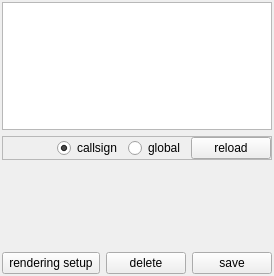
<?xml version="1.0" encoding="UTF-8"?>
<ui version="4.0">
 <class>CInterpolationSetupComponent</class>
 <widget class="QFrame" name="CInterpolationSetupComponent">
  <property name="geometry">
   <rect>
    <x>0</x>
    <y>0</y>
    <width>260</width>
    <height>276</height>
   </rect>
  </property>
  <property name="windowTitle">
   <string>Interpolation setup</string>
  </property>
  <layout class="QVBoxLayout" name="vl_InterpolationSetup">
   <property name="leftMargin">
    <number>2</number>
   </property>
   <property name="topMargin">
    <number>2</number>
   </property>
   <property name="rightMargin">
    <number>2</number>
   </property>
   <property name="bottomMargin">
    <number>2</number>
   </property>
   <item>
    <widget class="BlackGui::Views::CInterpolationSetupView" name="tvp_InterpolationSetup">
     <property name="selectionMode">
      <enum>QAbstractItemView::SingleSelection</enum>
     </property>
     <property name="selectionBehavior">
      <enum>QAbstractItemView::SelectRows</enum>
     </property>
     <property name="showGrid">
      <bool>false</bool>
     </property>
     <attribute name="verticalHeaderVisible">
      <bool>false</bool>
     </attribute>
    </widget>
   </item>
   <item>
    <widget class="QFrame" name="fr_Mode">
     <property name="frameShape">
      <enum>QFrame::StyledPanel</enum>
     </property>
     <property name="frameShadow">
      <enum>QFrame::Raised</enum>
     </property>
     <layout class="QHBoxLayout" name="hl_Mode">
      <property name="leftMargin">
       <number>0</number>
      </property>
      <property name="topMargin">
       <number>0</number>
      </property>
      <property name="rightMargin">
       <number>0</number>
      </property>
      <property name="bottomMargin">
       <number>0</number>
      </property>
      <item>
       <widget class="BlackGui::Components::CCallsignCompleter" name="comp_CallsignCompleter">
        <property name="sizePolicy">
         <sizepolicy hsizetype="MinimumExpanding" vsizetype="Preferred">
          <horstretch>0</horstretch>
          <verstretch>0</verstretch>
         </sizepolicy>
        </property>
       </widget>
      </item>
      <item>
       <widget class="QRadioButton" name="rb_Callsign">
        <property name="text">
         <string>callsign</string>
        </property>
        <property name="checked">
         <bool>true</bool>
        </property>
       </widget>
      </item>
      <item>
       <widget class="QRadioButton" name="rb_Global">
        <property name="text">
         <string>global</string>
        </property>
       </widget>
      </item>
      <item>
       <widget class="QPushButton" name="pb_Reload">
        <property name="text">
         <string>reload</string>
        </property>
       </widget>
      </item>
     </layout>
    </widget>
   </item>
   <item>
    <widget class="BlackGui::Editors::CInterpolationSetupForm" name="form_InterpolationSetup">
     <property name="minimumSize">
      <size>
       <width>0</width>
       <height>80</height>
      </size>
     </property>
    </widget>
   </item>
   <item>
    <widget class="QFrame" name="fr_Buttons">
     <layout class="QHBoxLayout" name="hl_Buttons">
      <property name="leftMargin">
       <number>0</number>
      </property>
      <property name="topMargin">
       <number>0</number>
      </property>
      <property name="rightMargin">
       <number>0</number>
      </property>
      <property name="bottomMargin">
       <number>0</number>
      </property>
      <item>
       <widget class="QPushButton" name="pb_RenderingSetup">
        <property name="text">
         <string> rendering setup </string>
        </property>
       </widget>
      </item>
      <item>
       <spacer name="hs_Buttons">
        <property name="orientation">
         <enum>Qt::Horizontal</enum>
        </property>
        <property name="sizeHint" stdset="0">
         <size>
          <width>40</width>
          <height>20</height>
         </size>
        </property>
       </spacer>
      </item>
      <item>
       <widget class="QPushButton" name="pb_Delete">
        <property name="text">
         <string>delete</string>
        </property>
       </widget>
      </item>
      <item>
       <widget class="QPushButton" name="pb_Save">
        <property name="text">
         <string>save</string>
        </property>
       </widget>
      </item>
     </layout>
    </widget>
   </item>
  </layout>
 </widget>
 <customwidgets>
  <customwidget>
   <class>BlackGui::Components::CCallsignCompleter</class>
   <extends>QFrame</extends>
   <header>blackgui/components/callsigncompleter.h</header>
   <container>1</container>
  </customwidget>
  <customwidget>
   <class>BlackGui::Views::CInterpolationSetupView</class>
   <extends>QTableView</extends>
   <header>blackgui/views/interpolationsetupview.h</header>
  </customwidget>
  <customwidget>
   <class>BlackGui::Editors::CInterpolationSetupForm</class>
   <extends>QFrame</extends>
   <header>blackgui/editors/interpolationsetupform.h</header>
   <container>1</container>
  </customwidget>
 </customwidgets>
 <resources/>
 <connections/>
</ui>
